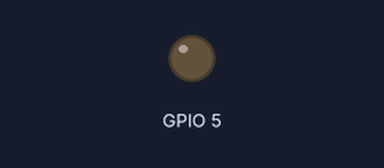
A sketch run on a simulated ESP32. On the bench: output pins drawn as LEDs (lit = HIGH). What the sketch prints to the serial monitor is not drawn.

Above: at 0.1 s.
At 3.2 s:
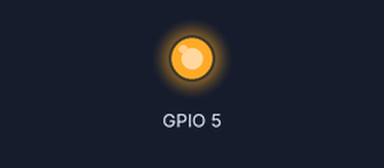
Timing chart, 0 to 4.7 s (numbered marks = the images above):
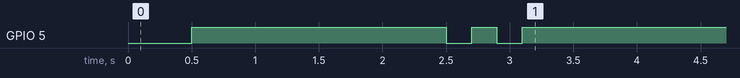

The sketch:

RTC_DATA.ino
```cpp
RTC_DATA_ATTR int counter=0;  // everthing will be safe after comming out of deep sleep
void setup() {
  // put your setup code here, to run once:
Serial.begin(115200);
Serial.println("booting");
++counter; //add 1 to counter

pinMode(5, OUTPUT);
delay(500);

digitalWrite(5, HIGH);
delay(2000);
//inside this loop we can see what will happen after booting
for(int i=0; i<= counter; i++){
  digitalWrite(5, LOW);
  delay(200);
  digitalWrite(5, HIGH);
  delay(200);
}
delay(2000);

//sleep in micro seconds
esp_sleep_enable_timer_wakeup(3000000);
}

void loop() {
  // put your main code here, to run repeatedly:

}
```
